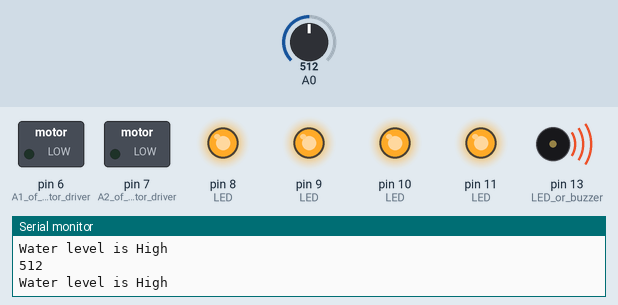
Recording of a sketch running on a simulated Arduino Uno, built with avr-gcc and run on an emulated ATmega328P. Shown: switched loads named in the sketch (green lamp = pin HIGH), output pins drawn as LEDs (lit = HIGH), buzzer (waves = sounding, pin HIGH), the last lines printed to the serial monitor. Inputs (shaded band) come from the test bench; at power-on: A0 = 512.

Above: at 3.2 s.
3.3 s: A0 set to 449
5.2 s: A0 set to 415
At 6.4 s:
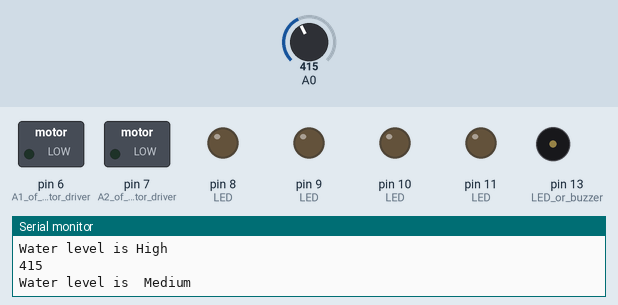
7.5 s: A0 set to 342
9.2 s: A0 set to 323
At 10.7 s:
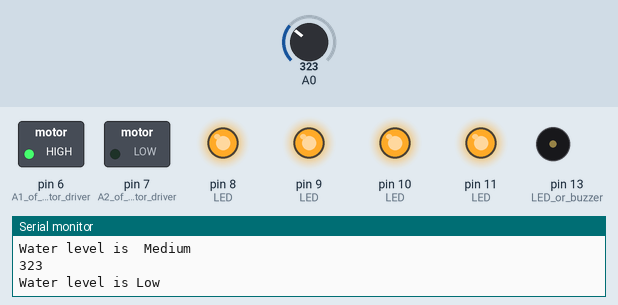
11.5 s: A0 set to 340
At 13.2 s:
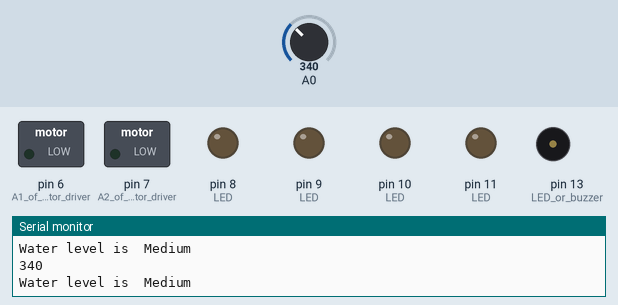
13.5 s: A0 set to 320
At 15.0 s:
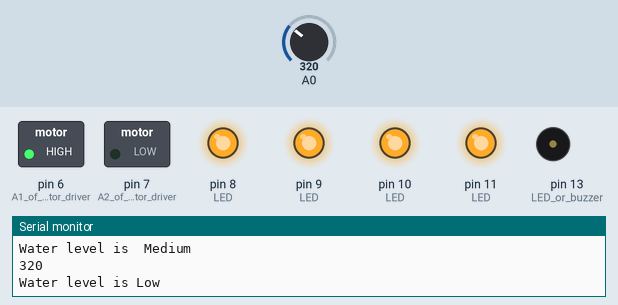
Timing chart, 0 to 16.5 s (numbered marks = the images above; inputs shaded):
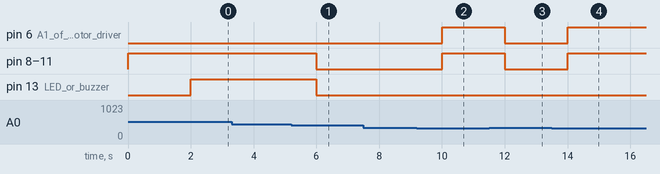

Measured:
- the behaviour switches between 431 and 430 on A0 (found by bisection; images 0 and 1)
- the behaviour switches between 331 and 330 on A0 (found by bisection; images 1 and 2)
- after the input at 5.2 s, pin 8 (LED), pin 9 (LED), pin 10 (LED), pin 11 (LED), pin 13 (LED_or_buzzer): HIGH → LOW after 0.80 s
- after the input at 9.2 s, pin 6 (A1_of_motor_driver), pin 8 (LED), pin 9 (LED), pin 10 (LED), pin 11 (LED): LOW → HIGH after 0.80 s
- after the input at 11.5 s, pin 6 (A1_of_motor_driver), pin 8 (LED), pin 9 (LED), pin 10 (LED), pin 11 (LED): HIGH → LOW after 0.51 s
- after the input at 13.5 s, pin 6 (A1_of_motor_driver), pin 8 (LED), pin 9 (LED), pin 10 (LED), pin 11 (LED): LOW → HIGH after 0.51 s

The sketch:

ex7.ino
```cpp
int value;
void setup()
{

  Serial.begin(9600);
  pinMode(6,OUTPUT);  //A1 of motor driver
  pinMode(7,OUTPUT);  //A2 of motor driver
  pinMode(13,OUTPUT);  //LED or buzzer
  pinMode(8,OUTPUT);  //LED
  pinMode(9,OUTPUT);  //LED
  pinMode(10,OUTPUT);  //LED
  pinMode(11,OUTPUT);  //LED
  digitalWrite(6,LOW);
    digitalWrite(7,LOW);
    digitalWrite(13,LOW);
    digitalWrite(8,HIGH);
    digitalWrite(9,HIGH);
    digitalWrite(10,HIGH);
    digitalWrite(11,HIGH);
    delay(2000);
}

void loop()
{
  value = analogRead(A0);
  Serial.println(value);
  if (value<=330){
    Serial.println("Water level is Low");
    digitalWrite(6,HIGH);
    digitalWrite(7,LOW);
     digitalWrite(13,LOW);
      digitalWrite(8,HIGH);
    digitalWrite(9,HIGH);
    digitalWrite(10,HIGH);
    digitalWrite(11,HIGH);

  }
  else if (value>330 && value<=430){
    Serial.println("Water level is  Medium");
    digitalWrite(6,LOW);
    digitalWrite(7,LOW);
     digitalWrite(13,LOW);
     digitalWrite(8,LOW);
     digitalWrite(9,LOW);
     digitalWrite(10,LOW);
     digitalWrite(11,LOW);
  }

  else if (value>430){
    Serial.println("Water level is High");
    digitalWrite(6,LOW);
    digitalWrite(7,LOW);
    digitalWrite(13,HIGH);   //LED is on
     digitalWrite(8,HIGH);
    digitalWrite(9,HIGH);
    digitalWrite(10,HIGH);
    digitalWrite(11,HIGH);
  }


  delay(1000);
}
```
